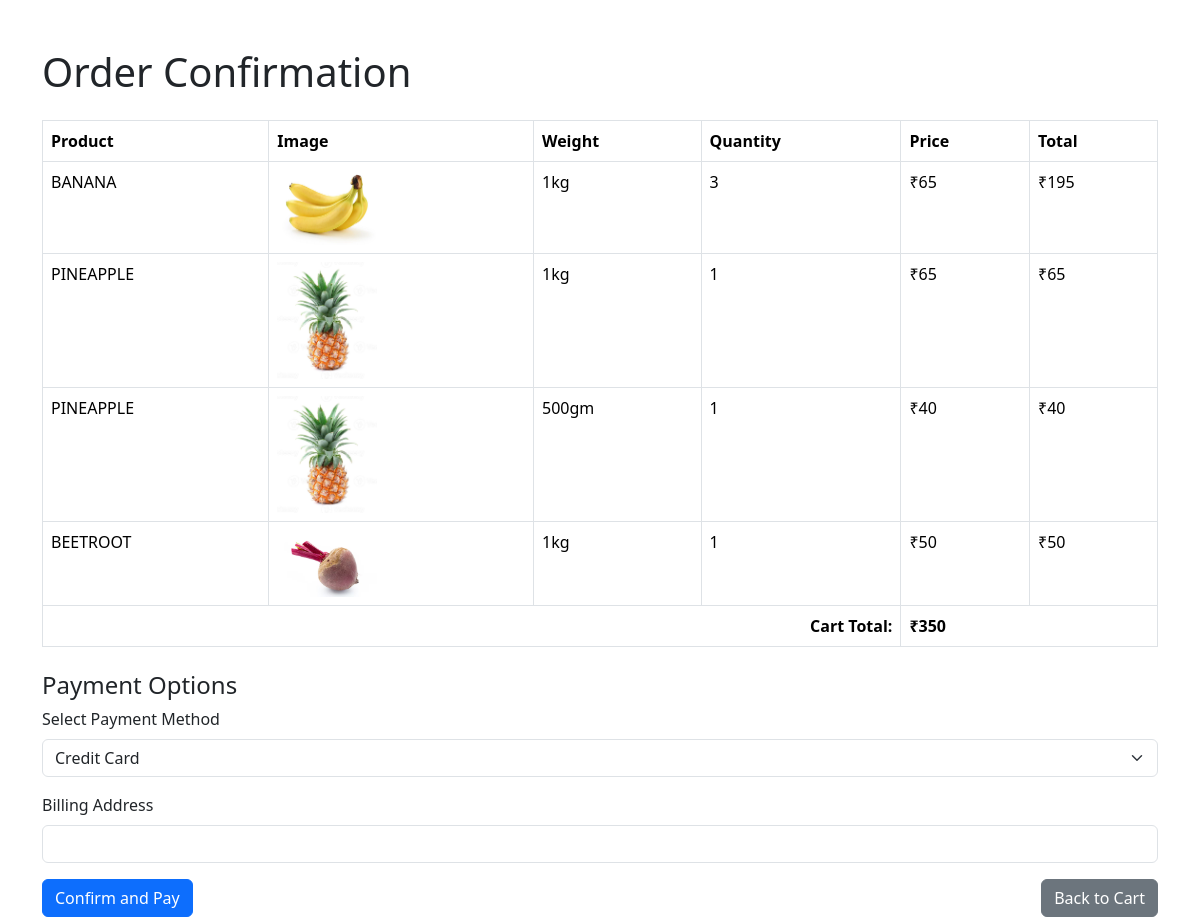
Page /buy/ (signed in) on the committed database.
### app/models.py (models this page shows)
class Product(models.Model):
     pid=models.TextField()
     name=models.TextField()
     disc=models.TextField()
     img=models.FileField()
     cat_id=models.ForeignKey(Category,on_delete=models.CASCADE)

class Weight(models.Model):
     product=models.ForeignKey(Product,on_delete=models.CASCADE)
     price=models.IntegerField()
     offer_price=models.IntegerField()
     product_weight=models.TextField()
     stock=models.IntegerField()

### app/views.py (the view)
# urls.py: path('buy/', views.buy, name='buy'),
def buy(req):
    cart = Cart.objects.filter(user=req.user)
    cart_items = [
        {
            'product': item.product,
            'product_id': item.product.id,
            'weight': item.weight,
            'weight_id': item.weight.id,
            'qty': item.qty,
            'price': item.weight.offer_price,
            'total': item.weight.offer_price * item.qty,
        }
        for item in cart
    ]
    cart_total = sum(item['total'] for item in cart_items)
    return render(req, 'user/buy.html',{'cart':cart_items,'cart_total': cart_total,})

### templates/user/buy.html (shortened to what this page needs)
<!DOCTYPE html>
<html lang="en">
<head>
    <link href="https://cdn.jsdelivr.net/npm/bootstrap@5.3.3/dist/css/bootstrap.min.css" rel="stylesheet">
</head>
<body>
    <div class="container mt-5">
        <h1 class="mb-4">Order Confirmation</h1>
        {% if cart %}
            <table class="table table-bordered">
                <thead>
                    <tr>
                        <th>Product</th>
                        <th>Image</th>
                        <th>Weight</th>
                        <th>Quantity</th>
                        <th>Price</th>
                        <th>Total</th>
                    </tr>
                </thead>
                <tbody>
                    {% for item in cart %}
                    <tr>
                        <td>{{ item.product.name }}</td>
                        <td><img src="{{ item.product.img.url }}"></td>
                        <td>{{ item.weight.product_weight }}</td>
                        <td>{{ item.qty }}</td>
                        <td>₹{{ item.price }}</td>
                        <td>₹{{ item.total }}</td>
                    </tr>
                    {% endfor %}
                </tbody>
                <tfoot>
                        <tr>
                            <th colspan="4" class="text-end">Cart Total:</th>
                            <th colspan="2">₹{{ cart_total|default:0 }}</th>
                        </tr>
                </tfoot>
            </table>
            <div class="mt-4">
                <h4>Payment Options</h4>
                <form method="POST" action="pay">
                    <div class="mb-3">
                        <label for="payment_method" class="form-label">Select Payment Method</label>
                        <select class="form-select" id="payment_method" name="payment_method" required>
                            <option value="credit_card">Credit Card</option>
                        </select>
                    </div>
                    <div class="mb-3">
                        <label for="billing_address" class="form-label">Billing Address</label>
                        <input type="text" class="form-control" id="billing_address" name="billing_address" required>
                    </div>
                    <div class="d-flex justify-content-between">
                        <button type="submit" class="btn btn-primary">Confirm and Pay</button>
                        <a href="{% url 'cart_page' %}" class="btn btn-secondary">Back to Cart</a>
                    </div>
                </form>
            </div>
        {% else %}
            <p>Your cart is empty. <a href="{% url 'cart_page' %}">Go to Cart</a></p>
        {% endif %}
    </div>
</body>
</html>

### templates/user/buy.html (style rules this page uses)
table img { width: 100px; height: auto; object-fit: contain; }

### rows in the picture
Product: product.name "BANANA", product.img (picture), weight.product_weight "1kg", qty "3", price "65", total "195"
Product: product.name "PINEAPPLE", product.img (picture), weight.product_weight "1kg", qty "1", price "65", total "65", weight.product_weight "500gm", price "40", total "40"
Product: product.name "BEETROOT", product.img (picture), weight.product_weight "1kg", qty "1", price "50", total "50"

### other values in the picture
{{ cart_total|default:0 }} "350"
